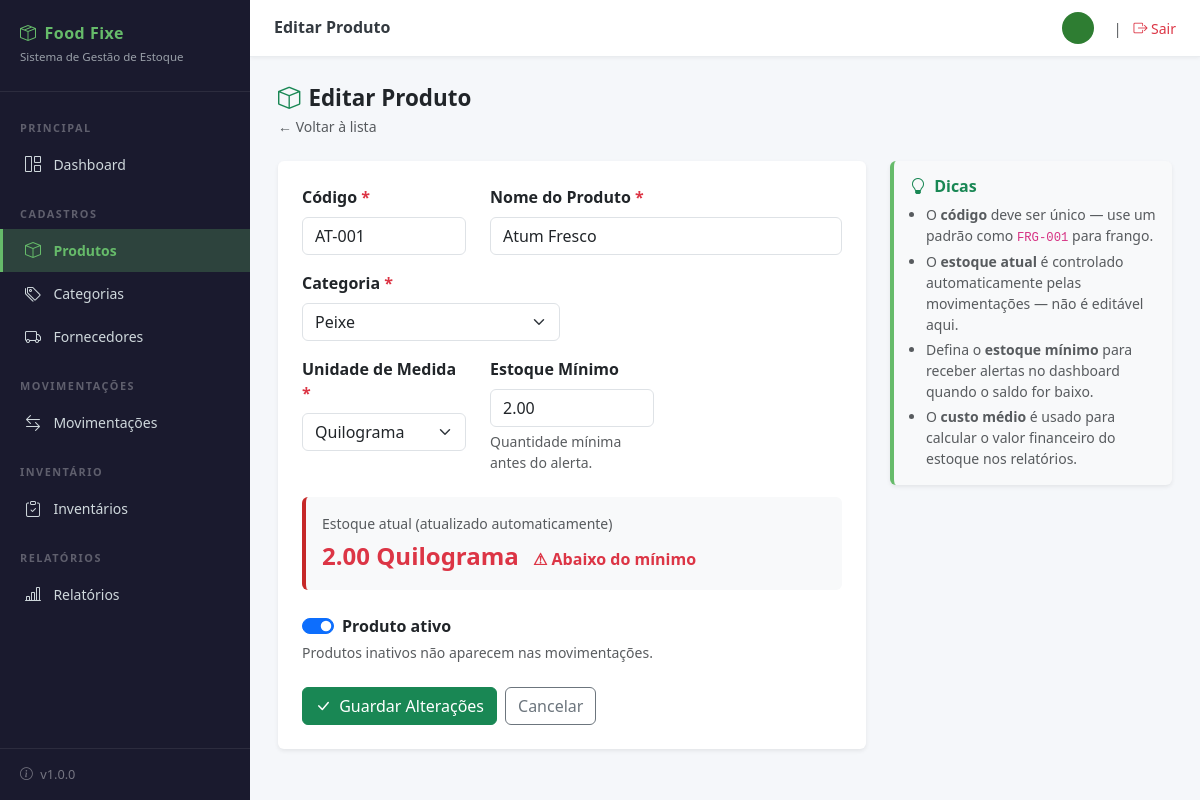
Page /produtos/2/editar/ (signed in) on the committed database.
### estoque/models.py (models this page shows, shortened)
class Produto(models.Model):
    class Unidade(models.TextChoices):
        UNIDADE  = 'UN',  'Unidade'
        KILO     = 'KG',  'Quilograma'
        LITRO    = 'LT',  'Litro'
        CAIXA    = 'CX',  'Caixa'
        PACOTE   = 'PC',  'Pacote'
    codigo          = models.CharField('Código', max_length=30, unique=True)
    produto         = models.CharField('Nome do produto', max_length=150)
    categoria       = models.ForeignKey(Categoria, on_delete=models.PROTECT,
                                        verbose_name='Categoria',
                                        related_name='produtos')
    fornecedor      = models.ForeignKey(Fornecedor, on_delete=models.SET_NULL,
                                    verbose_name='Fornecedor',
                                    related_name='produtos',
                                    null=True, blank=True)
    unidade         = models.CharField('Unidade de medida', max_length=5,
                                       choices=Unidade.choices,
                                       default=Unidade.UNIDADE)
    estoque_atual   = models.DecimalField('Estoque atual', max_digits=10,
                                          decimal_places=2, default=Decimal('0.00'))
    estoque_minimo  = models.DecimalField('Estoque mínimo', max_digits=10,
                                          decimal_places=2, default=Decimal('0.00'))
    custo_medio     = models.DecimalField('Custo médio', max_digits=10,
                                          decimal_places=2, default=Decimal('0.00'),
                                          null=True, blank=True)
    ativo           = models.BooleanField('Ativo', default=True)
    create_at       = models.DateTimeField('Criado em', auto_now_add=True)
    update_at       = models.DateTimeField('Atualizado em', auto_now=True)
    class Meta:
        verbose_name        = 'Produto'
        verbose_name_plural = 'Produtos'
        ordering            = ['produto']
    @property
    def abaixo_do_minimo(self):
        return self.estoque_atual <= self.estoque_minimo

class Categoria(models.Model):
    categoria = models.CharField('Categoria', max_length=100, unique=True)
    ativo     = models.BooleanField('Ativa', default=True)
    class Meta:
        verbose_name        = 'Categoria'
        verbose_name_plural = 'Categorias'
        ordering            = ['categoria']

### estoque/views.py (the view, shortened to what this page needs)
# urls.py: path('produtos/<int:pk>/editar/',      views.produto_editar,       name='produto_editar'),
@login_required(login_url='login')
def produto_editar(request, pk):
    produto      = get_object_or_404(Produto, pk=pk)
    categorias   = Categoria.objects.filter(ativo=True).order_by('categoria')
    fornecedores = Fornecedor.objects.filter(status=True).order_by('fornecedor')
    return render(request, 'estoque/produto_form.html', {
        'acao':        'Editar',
        'produto':     produto,
        'categorias':  categorias,
        'fornecedores': fornecedores,
    })

### estoque/templates/estoque/produto_form.html (shortened to what this page needs)
{% extends 'estoque/base.html' %}
{% block page_title %}{{ acao }} Produto{% endblock %}
{% block content %}
<div class="page-header">
    <h1><i class="bi bi-box me-2 text-success"></i>{{ acao }} Produto</h1>
    <p>
        <a href="{% url 'produto_lista' %}" class="text-decoration-none text-muted">
            ← Voltar à lista
        </a>
    </p>
</div>
<div class="row">
    <div class="col-lg-8">
        <div class="card border-0 shadow-sm">
            <div class="card-body p-4">
                <form method="POST">
                    <div class="row mb-3">
                        <div class="col-md-4">
                            <label for="codigo" class="form-label fw-semibold">
                                Código <span class="text-danger">*</span>
                            </label>
                            <input type="text" class="form-control" id="codigo" name="codigo"
                                  value="{% if produto %}{{ produto.codigo }}{% elif valores %}{{ valores.codigo }}{% endif %}"
                                   placeholder="Ex.: FRG-001"
                                   required autofocus>
                        </div>
                        <div class="col-md-8">
                            <label for="produto" class="form-label fw-semibold">
                                Nome do Produto <span class="text-danger">*</span>
                            </label>
                            <input type="text" class="form-control" id="produto" name="produto"
                                   value="{% if produto %}{{ produto.produto }}{% elif valores %}{{ valores.produto }}{% endif %}"
                                   placeholder="Ex.: Frango inteiro"
                                   required>
                        </div>
                    </div>
                    <div class="row mb-3">
                        <div class="col-md-6">
                            <label for="categoria" class="form-label fw-semibold">
                                Categoria <span class="text-danger">*</span>
                            </label>
                            <select class="form-select" id="categoria" name="categoria" required>
                                {% for cat in categorias %}
                                    <option value="{{ cat.pk }}"
                                        {% if produto.categoria_id == cat.pk %}selected
                                        {% elif valores.categoria == cat.pk|stringformat:"s" %}selected
                                        {% endif %}>
                                        {{ cat.categoria }}
                                    </option>
                                {% endfor %}
                            </select>
                        </div>
                    </div>
                    <div class="row mb-4">
                        <div class="col-md-4">
                            <label for="unidade" class="form-label fw-semibold">
                                Unidade de Medida <span class="text-danger">*</span>
                            </label>
                            <select class="form-select" id="unidade" name="unidade" required>
                                <option value="KG" {% if produto.unidade == 'KG' or valores.unidade == 'KG' %}selected{% endif %}>Quilograma</option>
                            </select>
                        </div>
                        <div class="col-md-4">
                            <label for="estoque_minimo" class="form-label fw-semibold">
                                Estoque Mínimo
                            </label>
                            <input type="number" class="form-control" id="estoque_minimo"
                                   name="estoque_minimo" min="0" step="0.01"
                                   value="{% if produto %}{{ produto.estoque_minimo }}{% elif valores %}{{ valores.estoque_minimo}}{% endif %}">
                            <div class="form-text">Quantidade mínima antes do alerta.</div>
                        </div>
                    </div>
                    {% if produto %}
                    <div class="mb-4 p-3 rounded"
                         style="background:#f8f9fa;border-left:4px solid
                         {% if produto.abaixo_do_minimo %}#c62828{% else %}#2e7d32{% endif %};">
                        <div class="small text-muted mb-1">Estoque atual (atualizado automaticamente)</div>
                        <div class="fs-4 fw-bold
                             {% if produto.abaixo_do_minimo %}text-danger{% else %}text-success{% endif %}">
                            {{ produto.estoque_atual }} {{ produto.get_unidade_display }}
                            {% if produto.abaixo_do_minimo %}
                                <span class="fs-6 ms-2">⚠ Abaixo do mínimo</span>
                            {% endif %}
                        </div>
                    </div>
                    {% endif %}
                    <div class="mb-4">
                        <div class="form-check form-switch">
                            <input class="form-check-input" type="checkbox"
                                   id="ativo" name="ativo"
                                   {% if produto.ativo or acao == 'Novo' %}checked{% endif %}>
                            <label class="form-check-label fw-semibold" for="ativo">
                                Produto ativo
                            </label>
                        </div>
                        <div class="text-muted small mt-1">
                            Produtos inativos não aparecem nas movimentações.
                        </div>
                    </div>
                    <div class="d-flex gap-2">
                        <button type="submit" class="btn btn-success">
                            <i class="bi bi-check-lg me-1"></i>
                            {% if acao == 'Novo' %}Criar Produto{% else %}Guardar Alterações{% endif %}
                        </button>
                        <a href="{% url 'produto_lista' %}" class="btn btn-outline-secondary">
                            Cancelar
                        </a>
                    </div>
                </form>
            </div>
        </div>
    </div>
    <div class="col-lg-4 mt-3 mt-lg-0">
        <div class="card border-0 shadow-sm mb-3"
             style="background:#f8f9fa;border-left:4px solid #66bb6a !important;">
            <div class="card-body">
                <h6 class="fw-bold text-success mb-2">
                    <i class="bi bi-lightbulb me-1"></i> Dicas
                </h6>
                <ul class="small text-muted mb-0 ps-3">
                    <li class="mb-1">
                        O <strong>código</strong> deve ser único — use um padrão como
                        <code>FRG-001</code> para frango.
                    </li>
                    <li class="mb-1">
                        O <strong>estoque atual</strong> é controlado automaticamente
                        pelas movimentações — não é editável aqui.
                    </li>
                    <li class="mb-1">
                        Defina o <strong>estoque mínimo</strong> para receber alertas
                        no dashboard quando o saldo for baixo.
                    </li>
                    <li>
                        O <strong>custo médio</strong> é usado para calcular o valor
                        financeiro do estoque nos relatórios.
                    </li>
                </ul>
            </div>
        </div>
    </div>
</div>
{% endblock %}

### estoque/templates/estoque/base.html (style rules this page uses)
:root { --sidebar-width: 250px; --cor-primaria: #1b5e20; --cor-primaria-clara: #2e7d32; --cor-acento: #66bb6a; --cor-sidebar-bg: #1a1a2e; --cor-sidebar-texto: #cfd8dc; --cor-sidebar-hover: rgba(102,187,106,0.15); --cor-sidebar-ativo: rgba(102,187,106,0.25); }
body { background-color: #f5f7fa; font-family: 'Segoe UI', sans-serif; }
.page-header { margin-bottom: 1.5rem; }
.page-header h1 { font-size: 1.4rem; font-weight: 700; color: #212529; margin: 0; }
.page-header p { color: #6c757d; font-size: 0.875rem; margin: 0.25rem 0 0; }

### rows in the picture
Produto: codigo "AT-001", produto "Atum Fresco", categoria "Peixe", unidade "Quilograma", estoque_minimo "2.00", estoque_atual "2.00", ativo "☑"

### other values in the picture
{{ acao }} "Editar"
